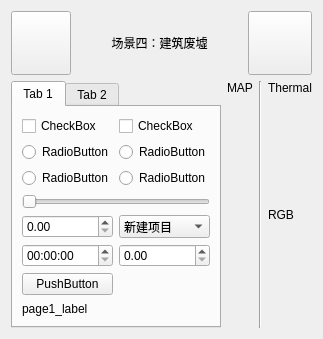
      <widget class="QWidget" name="page_4">
       <property name="mouseTracking">
        <bool>false</bool>
       </property>
       <property name="tabletTracking">
        <bool>false</bool>
       </property>
       <layout class="QGridLayout" name="gridLayout_18">
        <item row="0" column="0">
         <layout class="QGridLayout" name="gridLayout_10">
          <item row="1" column="4">
           <widget class="QLabel" name="label_Thermal_text_4">
            <property name="text">
             <string>Thermal</string>
            </property>
           </widget>
          </item>
          <item row="1" column="1">
           <widget class="QLabel" name="label_map_text_4">
            <property name="text">
             <string>MAP</string>
            </property>
           </widget>
          </item>
          <item row="0" column="0" colspan="5">
           <layout class="QHBoxLayout" name="horizontalLayout_5">
            <item>
             <widget class="QPushButton" name="button_back_4">
              <property name="enabled">
               <bool>true</bool>
              </property>
              <property name="sizePolicy">
               <sizepolicy hsizetype="Maximum" vsizetype="Maximum">
                <horstretch>0</horstretch>
                <verstretch>0</verstretch>
               </sizepolicy>
              </property>
              <property name="minimumSize">
               <size>
                <width>60</width>
                <height>40</height>
               </size>
              </property>
              <property name="maximumSize">
               <size>
                <width>100</width>
                <height>64</height>
               </size>
              </property>
              <property name="sizeIncrement">
               <size>
                <width>0</width>
                <height>200</height>
               </size>
              </property>
              <property name="baseSize">
               <size>
                <width>0</width>
                <height>0</height>
               </size>
              </property>
              <property name="styleSheet">
               <string notr="true"/>
              </property>
              <property name="text">
               <string/>
              </property>
             </widget>
            </item>
            <item>
             <widget class="QLabel" name="label_title_4">
              <property name="sizePolicy">
               <sizepolicy hsizetype="Expanding" vsizetype="Maximum">
                <horstretch>0</horstretch>
                <verstretch>0</verstretch>
               </sizepolicy>
              </property>
              <property name="maximumSize">
               <size>
                <width>16777215</width>
                <height>50</height>
               </size>
              </property>
              <property name="styleSheet">
               <string notr="true"/>
              </property>
              <property name="text">
               <string>场景四：建筑废墟</string>
              </property>
              <property name="alignment">
               <set>Qt::AlignCenter</set>
              </property>
              <property name="margin">
               <number>0</number>
              </property>
             </widget>
            </item>
            <item>
             <widget class="QPushButton" name="button_exit_4">
              <property name="sizePolicy">
               <sizepolicy hsizetype="Maximum" vsizetype="Maximum">
                <horstretch>0</horstretch>
                <verstretch>0</verstretch>
               </sizepolicy>
              </property>
              <property name="minimumSize">
               <size>
                <width>64</width>
                <height>64</height>
               </size>
              </property>
              <property name="maximumSize">
               <size>
                <width>64</width>
                <height>64</height>
               </size>
              </property>
              <property name="text">
               <string/>
              </property>
             </widget>
            </item>
           </layout>
          </item>
          <item row="2" column="1" rowspan="3">
           <widget class="QLabel" name="label_map_4">
            <property name="sizePolicy">
             <sizepolicy hsizetype="Expanding" vsizetype="Expanding">
              <horstretch>8</horstretch>
              <verstretch>0</verstretch>
             </sizepolicy>
            </property>
            <property name="text">
             <string/>
            </property>
            <property name="scaledContents">
             <bool>true</bool>
            </property>
           </widget>
          </item>
          <item row="2" column="4">
           <widget class="QLabel" name="label_hot_image_4">
            <property name="sizePolicy">
             <sizepolicy hsizetype="Expanding" vsizetype="Expanding">
              <horstretch>3</horstretch>
              <verstretch>0</verstretch>
             </sizepolicy>
            </property>
            <property name="maximumSize">
             <size>
              <width>500</width>
              <height>16777215</height>
             </size>
            </property>
            <property name="text">
             <string/>
            </property>
            <property name="scaledContents">
             <bool>true</bool>
            </property>
           </widget>
          </item>
          <item row="1" column="0" rowspan="4">
           <widget class="QTabWidget" name="tabWidget_4">
            <property name="sizePolicy">
             <sizepolicy hsizetype="Maximum" vsizetype="Expanding">
              <horstretch>0</horstretch>
              <verstretch>0</verstretch>
             </sizepolicy>
            </property>
            <property name="maximumSize">
             <size>
              <width>300</width>
              <height>16777215</height>
             </size>
            </property>
            <property name="currentIndex">
             <number>0</number>
            </property>
            <widget class="QWidget" name="tab_7">
             <attribute name="title">
              <string>Tab 1</string>
             </attribute>
             <layout class="QGridLayout" name="gridLayout_11">
              <item row="0" column="0">
               <widget class="QCheckBox" name="checkBox_7">
                <property name="sizePolicy">
                 <sizepolicy hsizetype="Expanding" vsizetype="Expanding">
                  <horstretch>0</horstretch>
                  <verstretch>0</verstretch>
                 </sizepolicy>
                </property>
                <property name="text">
                 <string>CheckBox</string>
                </property>
               </widget>
              </item>
              <item row="0" column="1">
               <widget class="QCheckBox" name="checkBox_8">
                <property name="sizePolicy">
                 <sizepolicy hsizetype="Expanding" vsizetype="Expanding">
                  <horstretch>0</horstretch>
                  <verstretch>0</verstretch>
                 </sizepolicy>
                </property>
                <property name="text">
                 <string>CheckBox</string>
                </property>
               </widget>
              </item>
              <item row="1" column="0">
               <widget class="QRadioButton" name="radioButton_13">
                <property name="sizePolicy">
                 <sizepolicy hsizetype="Minimum" vsizetype="Expanding">
                  <horstretch>0</horstretch>
                  <verstretch>0</verstretch>
                 </sizepolicy>
                </property>
                <property name="text">
                 <string>RadioButton</string>
                </property>
               </widget>
              </item>
              <item row="1" column="1">
               <widget class="QRadioButton" name="radioButton_14">
                <property name="sizePolicy">
                 <sizepolicy hsizetype="Minimum" vsizetype="Expanding">
                  <horstretch>0</horstretch>
                  <verstretch>0</verstretch>
                 </sizepolicy>
                </property>
                <property name="text">
                 <string>RadioButton</string>
                </property>
               </widget>
              </item>
              <item row="2" column="0">
               <widget class="QRadioButton" name="radioButton_15">
                <property name="sizePolicy">
                 <sizepolicy hsizetype="Minimum" vsizetype="Expanding">
                  <horstretch>0</horstretch>
                  <verstretch>0</verstretch>
                 </sizepolicy>
                </property>
                <property name="text">
                 <string>RadioButton</string>
                </property>
               </widget>
              </item>
              <item row="2" column="1">
               <widget class="QRadioButton" name="radioButton_16">
                <property name="sizePolicy">
                 <sizepolicy hsizetype="Minimum" vsizetype="Expanding">
                  <horstretch>0</horstretch>
                  <verstretch>0</verstretch>
                 </sizepolicy>
                </property>
                <property name="text">
                 <string>RadioButton</string>
                </property>
               </widget>
              </item>
              <item row="3" column="0" colspan="2">
               <widget class="QSlider" name="horizontalSlider_4">
                <property name="orientation">
                 <enum>Qt::Horizontal</enum>
                </property>
               </widget>
              </item>
              <item row="4" column="0">
               <widget class="QDoubleSpinBox" name="doubleSpinBox_7">
                <property name="sizePolicy">
                 <sizepolicy hsizetype="Expanding" vsizetype="Expanding">
                  <horstretch>0</horstretch>
                  <verstretch>0</verstretch>
                 </sizepolicy>
                </property>
               </widget>
              </item>
              <item row="4" column="1">
               <widget class="QComboBox" name="comboBox_4">
                <property name="sizePolicy">
                 <sizepolicy hsizetype="Expanding" vsizetype="Expanding">
                  <horstretch>0</horstretch>
                  <verstretch>0</verstretch>
                 </sizepolicy>
                </property>
                <item>
                 <property name="text">
                  <string>新建项目</string>
                 </property>
                </item>
                <item>
                 <property name="text">
                  <string>新建项目</string>
                 </property>
                </item>
                <item>
                 <property name="text">
                  <string>新建项目</string>
                 </property>
                </item>
                <item>
                 <property name="text">
                  <string>新建项目</string>
                 </property>
                </item>
                <item>
                 <property name="text">
                  <string>新建项目</string>
                 </property>
                </item>
               </widget>
              </item>
              <item row="5" column="0">
               <widget class="QTimeEdit" name="timeEdit_4">
                <property name="sizePolicy">
                 <sizepolicy hsizetype="Expanding" vsizetype="Expanding">
                  <horstretch>0</horstretch>
                  <verstretch>0</verstretch>
                 </sizepolicy>
                </property>
               </widget>
              </item>
              <item row="5" column="1">
               <widget class="QDoubleSpinBox" name="doubleSpinBox_8">
                <property name="sizePolicy">
                 <sizepolicy hsizetype="Expanding" vsizetype="Expanding">
                  <horstretch>0</horstretch>
                  <verstretch>0</verstretch>
                 </sizepolicy>
                </property>
               </widget>
              </item>
              <item row="6" column="0">
               <widget class="QPushButton" name="pushButton_5">
                <property name="sizePolicy">
                 <sizepolicy hsizetype="Minimum" vsizetype="Expanding">
                  <horstretch>0</horstretch>
                  <verstretch>0</verstretch>
                 </sizepolicy>
                </property>
                <property name="text">
                 <string>PushButton</string>
                </property>
               </widget>
              </item>
              <item row="7" column="0" colspan="2">
               <widget class="QLabel" name="label_7">
                <property name="sizePolicy">
                 <sizepolicy hsizetype="Expanding" vsizetype="Expanding">
                  <horstretch>0</horstretch>
                  <verstretch>0</verstretch>
                 </sizepolicy>
                </property>
                <property name="text">
                 <string>page1_label</string>
                </property>
               </widget>
              </item>
             </layout>
            </widget>
            <widget class="QWidget" name="tab_8">
             <attribute name="title">
              <string>Tab 2</string>
             </attribute>
            </widget>
           </widget>
          </item>
          <item row="3" column="4">
           <widget class="QLabel" name="label_RGB_text_4">
            <property name="text">
             <string>RGB</string>
            </property>
            <property name="margin">
             <number>0</number>
            </property>
           </widget>
          </item>
          <item row="4" column="4">
           <widget class="QLabel" name="label_rgb_image_4">
            <property name="sizePolicy">
             <sizepolicy hsizetype="Expanding" vsizetype="Expanding">
              <horstretch>3</horstretch>
              <verstretch>0</verstretch>
             </sizepolicy>
            </property>
            <property name="maximumSize">
             <size>
              <width>500</width>
              <height>16777215</height>
             </size>
            </property>
            <property name="text">
             <string/>
            </property>
            <property name="scaledContents">
             <bool>true</bool>
            </property>
           </widget>
          </item>
          <item row="1" column="2" rowspan="4" colspan="2">
           <widget class="Line" name="line_4">
            <property name="orientation">
             <enum>Qt::Vertical</enum>
            </property>
           </widget>
          </item>
         </layout>
        </item>
       </layout>
      </widget>
